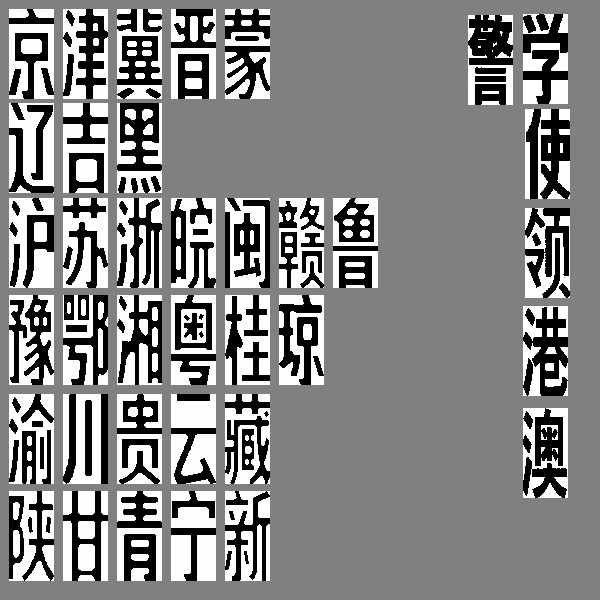
#> input picture pro.jpg, 600 x 600 px
$ python slice.py
#> lines starting #> are read from the running program, lines starting #| are printed output that depends on the picture; after the words box and inside, x2 and y2 are one past the last pixel; in counts of white or black regions, pixels touching at a corner belong together
import cv2
import numpy as np

img = cv2.imread('pro.jpg', 0)
#> img is the input picture: shape (600, 600); min 0, max 255, mean 132.1

tmp = img.copy()

tmp = np.where(tmp > 200, 255, tmp)
tmp = np.where(tmp < 50, 255, tmp)
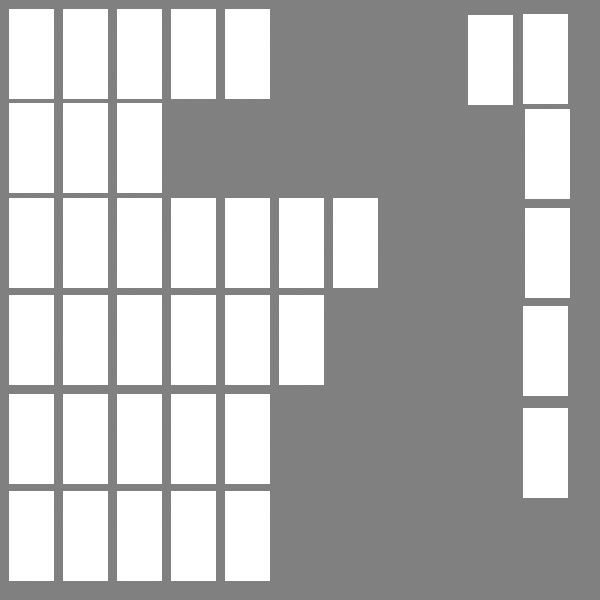
#> tmp: shape (600, 600); min 121, max 255, mean 180.9
tmp = np.where(tmp < 200, 0, tmp)
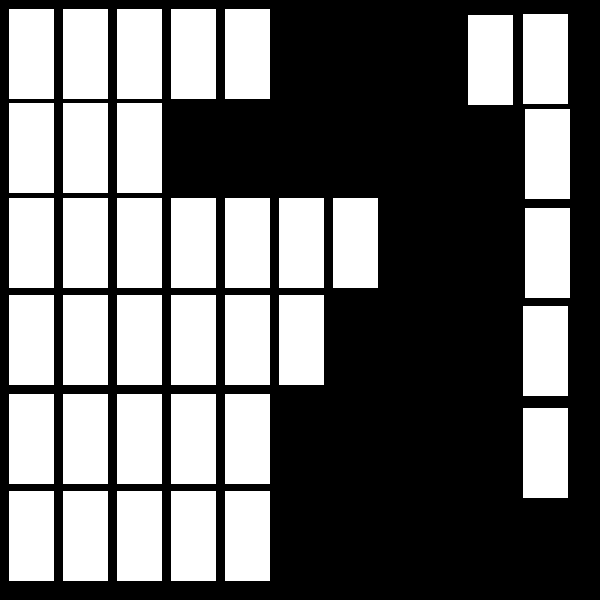
#> tmp: shape (600, 600); 41.6% white; 37 white regions

ret, thresh = cv2.threshold(tmp, 200, 255, cv2.THRESH_BINARY)
contours, _ = cv2.findContours(thresh, cv2.RETR_TREE, cv2.CHAIN_APPROX_SIMPLE)
#> contours = 37 contours; largest, box (x1, y1, x2, y2) and area: (225, 491, 270, 581) 3916, (171, 491, 216, 581) 3916, (117, 491, 162, 581) 3916, (63, 491, 108, 581) 3916, (9, 491, 54, 581) 3916
for i, contour in enumerate(contours):
    x, y, w, h = cv2.boundingRect(contour)
    croped_img = img[y:y + h, x:x + w]
    croped_img = np.where(croped_img < 50, 0, 255)
    alpha = np.zeros_like(croped_img.shape, dtype=np.uint8)
    alpha = np.where(croped_img == 0, 255, 0)
    alpha = np.expand_dims(alpha, -1)
    croped_img = np.expand_dims(croped_img, -1)
    croped_img = np.repeat(croped_img, 3, -1)
    croped_img = np.concatenate([croped_img, alpha], 2)

    cv2.imwrite('ProChars/' + str(i) + '.png', croped_img)
#> this loop made 37 passes
#> (contour, x, y) on passes 1 to 11: ([[225, 491], [225, 580], [269, 580], [269, 491]], 225, 491), ([[171, 491], [171, 580], [215, 580], [215, 491]], 171, 491), ([[117, 491], [117, 580], [161, 580], [161, 491]], 117, 491), ([[63, 491], [63, 580], [107, 580], [107, 491]], 63, 491), ([[9, 491], [9, 580], [53, 580], [53, 491]], 9, 491), ([[523, 408], [523, 497], [567, 497], [567, 408]], 523, 408), ([[225, 394], [225, 483], [269, 483], [269, 394]], 225, 394), ([[171, 394], [171, 483], [215, 483], [215, 394]], 171, 394), ([[117, 394], [117, 483], [161, 483], [161, 394]], 117, 394), ([[63, 394], [63, 483], [107, 483], [107, 394]], 63, 394), ([[9, 394], [9, 483], [53, 483], [53, 394]], 9, 394)
#> pass 1, `croped_img = img[y:y + h, x:x + w]`:
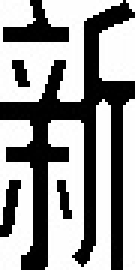
#> croped_img: shape (90, 45) (shown 3 times larger); min 0, max 255, mean 151.2
#> pass 1, `alpha = np.where(croped_img == 0, 255, 0)`:
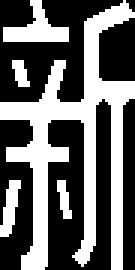
#> alpha: shape (90, 45) int64 (shown 3 times larger); 40.5% white; 5 white regions, box (x1, y1, x2, y2) and area: (0, 0, 45, 90) 1341, (1, 0, 23, 14) 150, (0, 60, 7, 79) 75, (19, 60, 24, 73) 39, (4, 20, 10, 29) 36

$ run again, with alp.jpg copied over pro.jpg
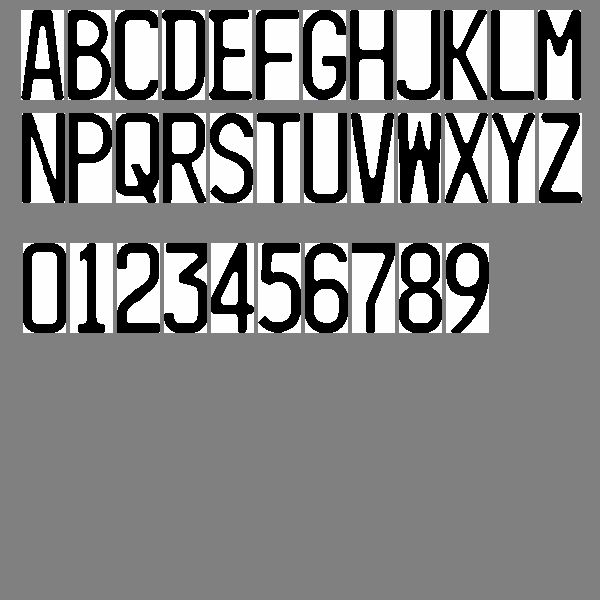
#> input picture alp.jpg, 600 x 600 px
#> `tmp = np.where(tmp < 200, 0, tmp)`:
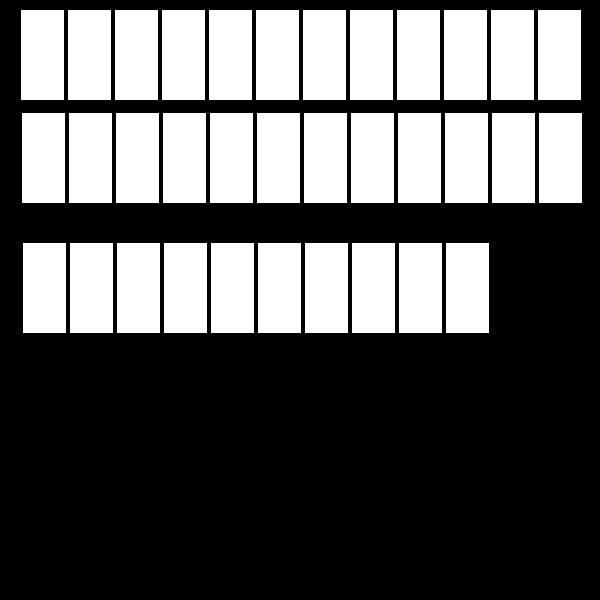
#> tmp: shape (600, 600); 36.5% white; 34 white regions
#> contours = 34 contours; largest, box (x1, y1, x2, y2) and area: (446, 243, 489, 333) 3738, (399, 243, 442, 333) 3738, (352, 243, 395, 333) 3738, (305, 243, 348, 333) 3738, (258, 243, 301, 333) 3738
#> the loop `for i, contour in enumerate(contours):` made 34 passes
#> (contour, x, y) on passes 1 to 7: ([[446, 243], [446, 332], [488, 332], [488, 243]], 446, 243), ([[399, 243], [399, 332], [441, 332], [441, 243]], 399, 243), ([[352, 243], [352, 332], [394, 332], [394, 243]], 352, 243), ([[305, 243], [305, 332], [347, 332], [347, 243]], 305, 243), ([[258, 243], [258, 332], [300, 332], [300, 243]], 258, 243), ([[211, 243], [211, 332], [253, 332], [253, 243]], 211, 243), ([[164, 243], [164, 332], [206, 332], [206, 243]], 164, 243)
#> pass 1, `alpha = np.where(croped_img == 0, 255, 0)`:
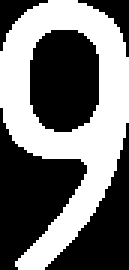
#> alpha: shape (90, 43) int64 (shown 3 times larger); 44.5% white; 1 white region, box (x1, y1, x2, y2) and area: (0, 0, 43, 90) 1723
